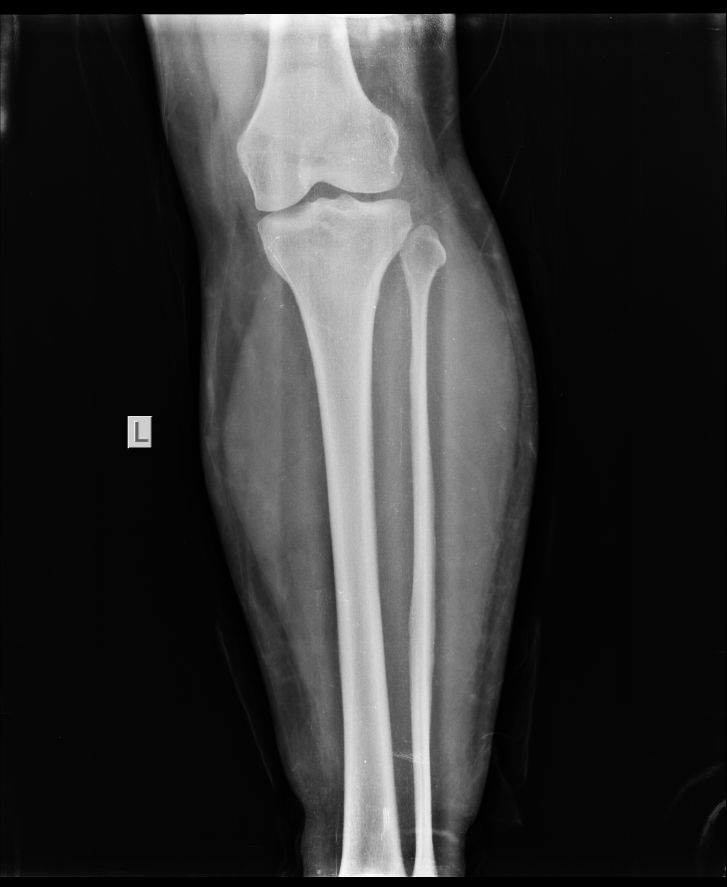
#> input picture dataset/normal/normal_0076.jpg, 2180 x 2660 px (shown at 1/3 size); its folder holds 3 pictures in this run
$ jupyter execute --allow-errors Osteoporosis_Detection.ipynb
#> lines starting #> are read from the running program, lines starting #| are printed output that depends on the picture
Image Preprocessing Pipelines

Pipeline 1: Raw Images
Pipeline 2: Normalization (MobileNetV2 preprocessing)
Pipeline 3: Normalization + CLAHE
Pipeline 4: Normalization + Denoising + CLAHE
Pipeline 5: Normalization + CLAHE + Data Augmentation
Pipeline 6: CLAHE + Normalization + Augmentation + Dataset Expansion
Pipeline 7: Normalization + Dataset Expansion

[cell 1]
import tensorflow as tf
import numpy as np
import matplotlib.pyplot as plt
import seaborn as sns
from sklearn.metrics import confusion_matrix, classification_report
import os
import random
from glob import glob
from sklearn.model_selection import train_test_split
from PIL import Image
from pathlib import Path
import cv2

[cell 2]
# Load paths and labels

data_dir = "./dataset"
classes = ["normal", "osteoporosis"]

all_image_paths = []
all_labels = []
for idx, cls in enumerate(classes):
    paths = glob(os.path.join(data_dir, cls, "*"))
    all_image_paths.extend(paths)
    all_labels.extend([idx]*len(paths))

all_image_paths = np.array(all_image_paths)
all_labels = np.array(all_labels)

print("Total images:", len(all_image_paths))

[cell 3]
# Inspect dataset and collect filepaths & labels
classes = sorted([d for d in os.listdir(data_dir) if os.path.isdir(os.path.join(data_dir, d))])
class_to_index = {c:i for i,c in enumerate(classes)}
print("Classes:", classes)

filepaths = []
labels = []
for cls in classes:
    cls_dir = os.path.join(data_dir, cls)
    files = sorted(glob(os.path.join(cls_dir, "*")))
    print(f"Found {len(files)} images in {cls}")
    for f in files:
        filepaths.append(os.path.abspath(f))
        labels.append(class_to_index[cls])

filepaths = np.array(filepaths)
labels = np.array(labels)
print("Total images:", len(filepaths))

[cell 4]
# Visualize 4 images per class
def show_samples(base_dir, classes, n_per_class=4):
#> called with base_dir = './dataset', n_per_class = 4
    plt.figure(figsize=(4*n_per_class, 6))
    for i, cls in enumerate(classes):
        files = sorted(glob(os.path.join(base_dir, cls, "*")))
        random.shuffle(files)
        files = files[:n_per_class]
        for j, fp in enumerate(files):
            ax = plt.subplot(len(classes), n_per_class, i*n_per_class + j + 1)
            img = Image.open(fp).convert("RGB")
#> img is the input picture: PIL image 2180x2660 RGB; mean R, G, B 51.1, 51.1, 51.1
            plt.imshow(img)
            ax.set_title(f"{cls}\n{Path(fp).name}", fontsize=9)
            ax.axis("off")
    plt.tight_layout()
    plt.show()
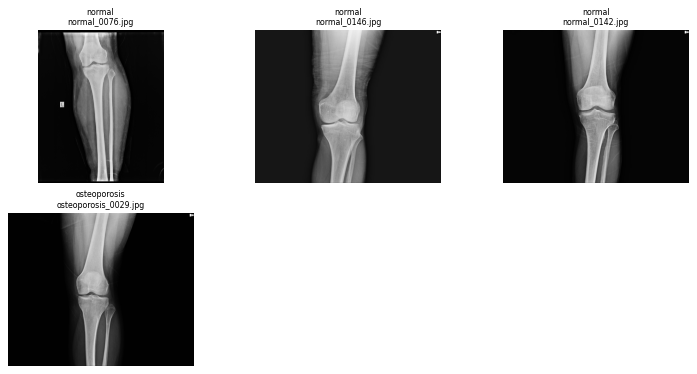
#> figure drawn by matplotlib, 4 panels

show_samples(data_dir, classes, n_per_class=4)
